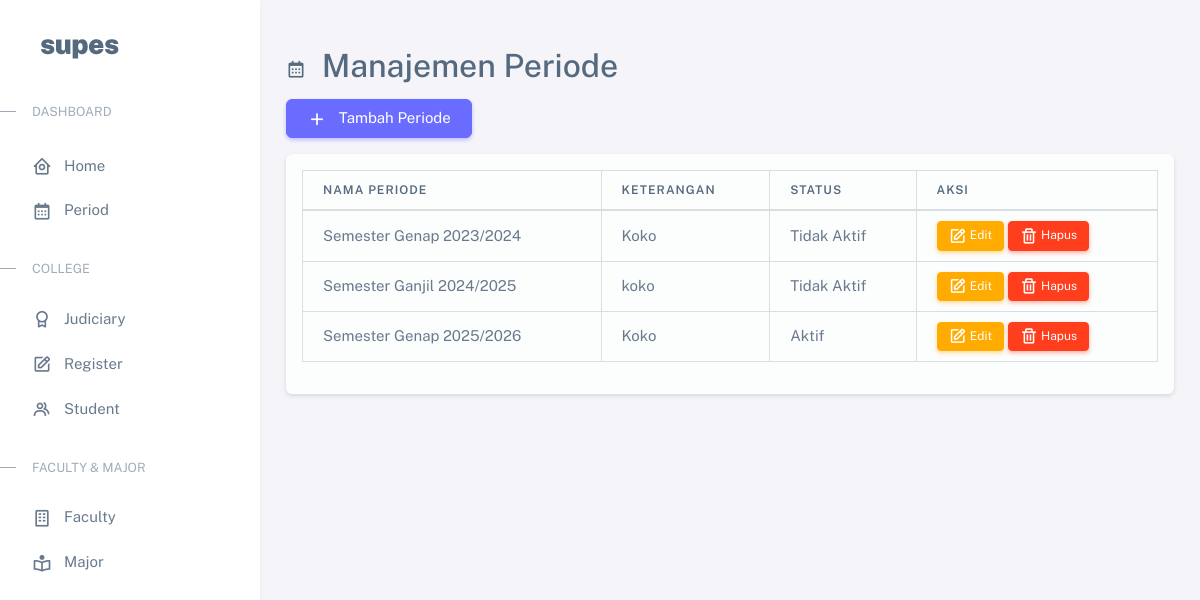
Screenshot of /index.php/periode with the database file from the repository.
### tables this page shows
CREATE TABLE `periode` (
  `id` int(11) NOT NULL,
  `nama_periode` varchar(256) NOT NULL,
  `keterangan` varchar(256) NOT NULL,
  `status` int(1) NOT NULL
);

### application/controllers/Periode.php (called while the page is built, shortened)
<?php
class Periode extends CI_Controller {
    public function __construct()
    {
        $this->load->model('Periode_model');
    }
    public function index()
    {
        $data['periode'] = $this->Periode_model->get_all_periode();
        $this->load->view('templates/header');
        $this->load->view('templates/topbar');
        $this->load->view('templates/sidebar');
        $this->load->view('periode/index', $data);
        $this->load->view('templates/footer');
    }
}

### index.php (called while the page is built, shortened)
<?php
require_once BASEPATH.'core/CodeIgniter.php';

### application/models/Periode_model.php (called while the page is built, shortened)
<?php
class Periode_model extends CI_Model {
    public function get_all_periode()
    {
        return $this->db->select('id, nama_periode, keterangan, status')->get('periode')->result_array();
    }
}

### application/views/periode/index.php (the view, shortened to what this page needs)
<div class="container mt-5">
    <h2><i class="menu-icon tf-icons bx bx-calendar"></i> Manajemen Periode</h2>
    <button class="btn btn-primary mb-3" data-bs-toggle="modal" data-bs-target="#addPeriodeModal">
        <i class="menu-icon tf-icons bx bx-plus"></i> Tambah Periode
    </button>
    <div class="bg-light p-3 rounded shadow-sm">
        <table class="table table-bordered">
            <thead>
                <tr>
                    <th>Nama Periode</th>
                    <th>Keterangan</th>
                    <th>Status</th>
                    <th>Aksi</th>
                </tr>
            </thead>
            <tbody>
    <?php foreach ($periode as $p): ?>
    <tr>
        <td><?= isset($p['nama_periode']) ? $p['nama_periode'] : 'N/A'; ?></td>
        <td><?= isset($p['keterangan']) ? $p['keterangan'] : 'N/A'; ?></td>
        <td><?= isset($p['status']) ? ($p['status'] == 1 ? 'Aktif' : 'Tidak Aktif') : 'N/A'; ?></td>
        <td>
            <button class="btn btn-warning btn-sm"
                onclick="editPeriode('<?= isset($p['id']) ? $p['id'] : ''; ?>',
                                    '<?= isset($p['nama_periode']) ? addslashes($p['nama_periode']) : ''; ?>',
                                    '<?= isset($p['keterangan']) ? addslashes($p['keterangan']) : ''; ?>',
                                    '<?= isset($p['status']) ? $p['status'] : '0'; ?>')"
                data-bs-toggle="modal" data-bs-target="#editPeriodeModal">
                <i class="bx bx-edit"></i> Edit
            </button>
            <button class="btn btn-danger btn-sm"
                onclick="deletePeriode('<?= isset($p['id']) ? $p['id'] : ''; ?>')">
                <i class="bx bx-trash"></i> Hapus
            </button>
        </td>
    </tr>
    <?php endforeach; ?>
</tbody>
        </table>
    </div>
</div>

### rows the page displays
periode: nama_periode "Semester Genap 2023/2024", keterangan "Koko", status "Tidak Aktif"
periode: nama_periode "Semester Ganjil 2024/2025", keterangan "koko", status "Tidak Aktif"
periode: nama_periode "Semester Genap 2025/2026", keterangan "Koko", status "Aktif"
